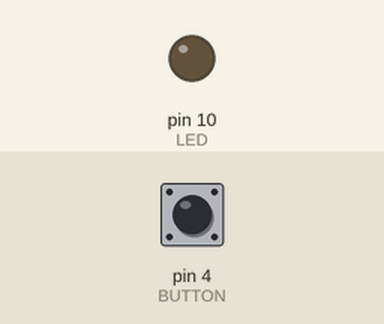
A sketch run on a simulated Arduino Uno, built with avr-gcc and run on an emulated ATmega328P. On the bench: output pins drawn as LEDs (lit = HIGH). The test bench sets the inputs (shaded band); at power-on: pin 4 (BUTTON) HIGH.

Above: at 1.2 s.
1.3 s: pin 4 (BUTTON) pulled LOW for 0.15 s
At 1.37 s:
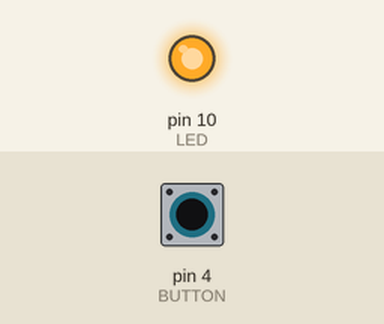
2.9 s: pin 4 (BUTTON) pulled LOW for 3.2 s
At 7.0 s:
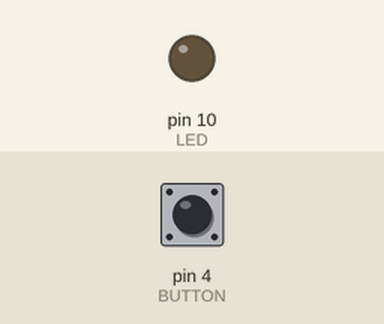
Timing chart, 0 to 8.5 s (numbered marks = the images above; inputs shaded):
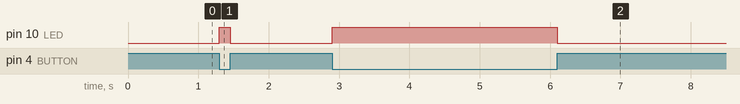

Measured:
- after the input at 1.3 s, pin 10 (LED): LOW → HIGH at once, → LOW 0.15 s later
- after the input at 2.9 s, pin 10 (LED): LOW → HIGH at once, → LOW 3.2 s later

The sketch:

4_1_1.ino
```cpp
/*
  Author: Shibo Wang
  Date: 29th Oct 2023
*/
#define BUTTON 4
#define LED 10
bool state;
void setup() {
  // put your setup code here, to run once:
  Serial.begin(9600);
  pinMode(BUTTON, INPUT_PULLUP);
  pinMode(LED, OUTPUT);

}

void loop() {
  // put your main code here, to run repeatedly:
  state = digitalRead(BUTTON);
  if (state)
  {
    digitalWrite(LED, LOW);
  }
  else
  {
    digitalWrite(LED, HIGH);
  }
}
```
